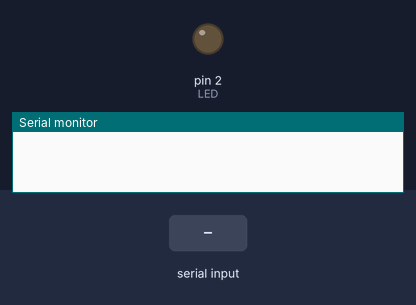
A sketch run on a simulated Arduino Uno, built with avr-gcc and run on an emulated ATmega328P. On the bench: output pins drawn as LEDs (lit = HIGH), the last lines printed to the serial monitor. Inputs (shaded band) come from the test bench.

Above: at 1.2 s.
1.3 s: "ON\n" received over Serial
At 2.0 s:
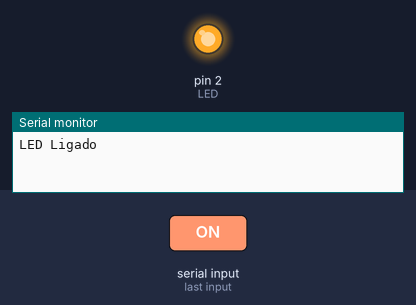
2.8 s: "OFF\n" received over Serial
At 3.1 s:
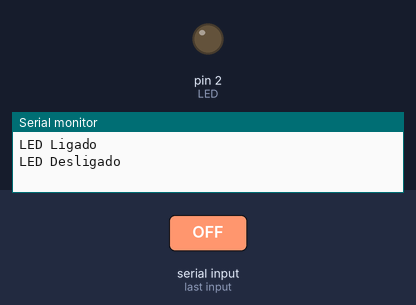
Timing chart, 0 to 5.8 s (numbered marks = the images above; inputs shaded):
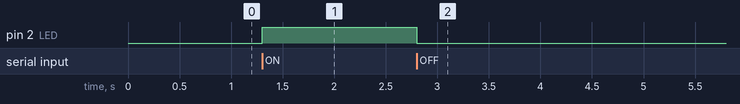

Measured:
- after the input at 1.3 s, pin 2 (LED): LOW → HIGH at once
- after the input at 2.8 s, pin 2 (LED): HIGH → LOW at once

The sketch:

ligar_led_placa.ino
```cpp
#define LED 2

void setup() {
  pinMode(LED, OUTPUT);
  Serial.begin(115200);
}

void loop() {
 if (Serial.available()){
  String comando = Serial.readStringUntil('\n');

  if (comando == "ON"){
    digitalWrite(LED, HIGH);
    Serial.println("LED Ligado");
  }else if (comando == "OFF"){
    digitalWrite(LED, LOW);
    Serial.println("LED Desligado");
  }
 }
}
```
